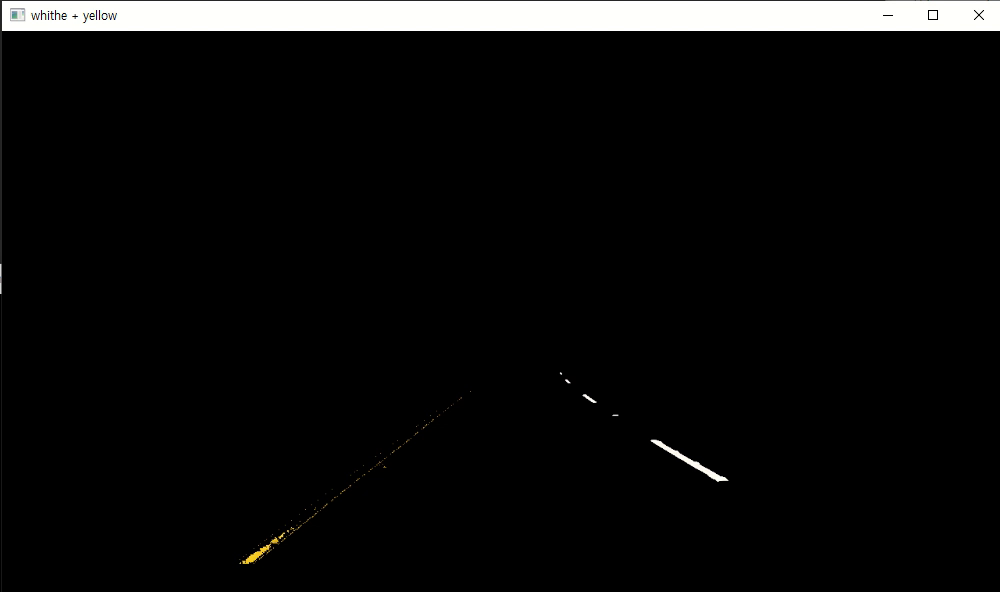
#> input picture frame 0 of Project/OpenCv_210929_YJH/videos/challenge_노랑, 흰색 추출.mp4, 1000 x 592 px, given in place of challenge.mp4, which was not available
$ python '210927_test_2(노랑,흰색).py'
#> lines starting #> are read from the running program, lines starting #| are printed output that depends on the picture; after the words box and inside, x2 and y2 are one past the last pixel; in counts of white or black regions, pixels touching at a corner belong together; pictures that were not available may be replaced by others from this repository, and a replacement may not be noted
### 노랑, 흰색 추출
import cv2
import numpy as np

def standard(src, size):  ## src = 불러온 이미지 소스 , size = 변경할 크기
    max = 0

    if size < src.shape[0] or size < src.shape[1]:
        if src.shape[0] > src.shape[1]:
            max = src.shape[0]
        elif src.shape[1] > src.shape[0]:
            max = src.shape[1]
        else:
            max = src.shape[0]
    else:
        print("확대 불가")
        max = size

    # print("원래이미지 h, w",src.shape[0],src.shape[1])

    scale = size / max
    return scale

def imgsize(src, size): ## src = 불러온 이미지 소스 , size = 변경할 크기
    scale = standard(src, size)
    return scale,cv2.resize(src, None, fx=scale, fy=scale)

name = 'challenge'
capture = cv2.VideoCapture(f'videos/{name}.mp4')
video_length = int(capture.get(cv2.CAP_PROP_FRAME_COUNT))

trap_bottom_width_p1 = 1.
trap_bottom_width_p2 = .0
trap_top_width_p1 = .45
trap_top_width_p2 = .55
trap_height_p1 = .6
trap_height_p2 = 1.

lower = 180
upper = 255
lower_white = (lower, lower, lower)
upper_white = (upper, upper, upper)

lower_yellow = (15, 100, 100)
upper_yellow = (40, 255, 255)

thr_lower = 0
thr = 255

if capture.isOpened() == False:
    print("카메라를 열 수 없습니다.")
    exit(1)

startpoint = 0
capture.set(cv2.CAP_PROP_POS_FRAMES, startpoint)

while True:
    ret, img_src = capture.read()
#> img_src is the input picture: shape (592, 1000, 3); mean B, G, R 13, 13.2, 13.2
    img_dst = img_src.copy()

    ## 사다리꼴
    img_mask = np.zeros_like(img_src)

    height, width = img_src.shape[:2]
#> height = 592; width = 1000

    pts = np.array([[(int(width * trap_bottom_width_p1), int(height * trap_height_p2))], ## 우측 아래
                   [(int(width * trap_bottom_width_p2), int(height * trap_height_p2))], ## 좌측 아래
                   [(int(width * trap_top_width_p1), int(height * trap_height_p1))], ## 좌측 상단
                   [(int(width * trap_top_width_p2), int(height * trap_height_p1))]], ## 우측 상단
                  dtype=np.int32)

    src = cv2.fillPoly(img_mask, [pts], (255, 255, 255))
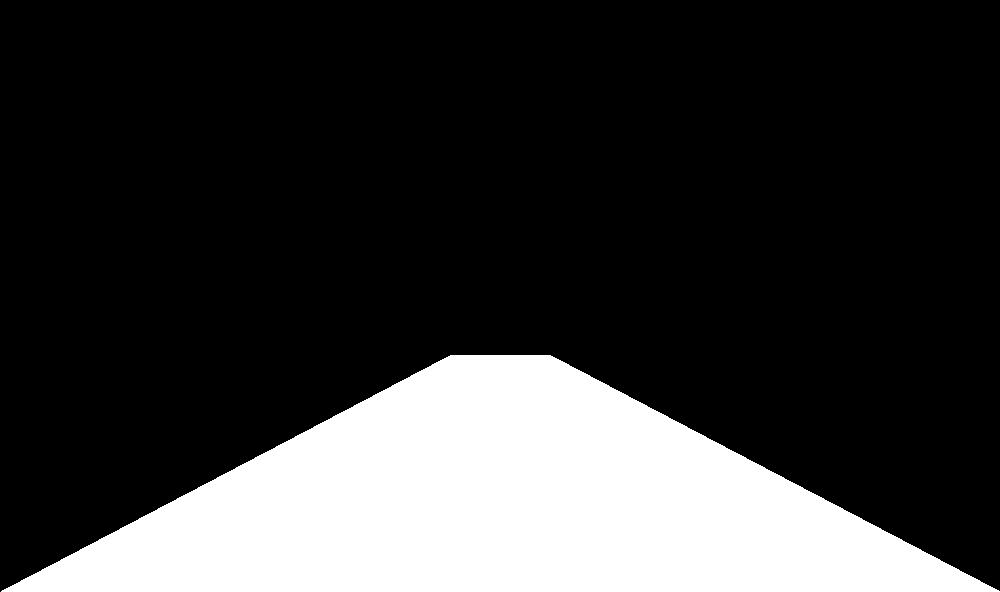
#> img_mask: shape (592, 1000, 3); 22.1% white; 1 white region, box (x1, y1, x2, y2) and area: (1, 355, 1000, 592) 130563

    img_bit = cv2.bitwise_and(img_src, src)
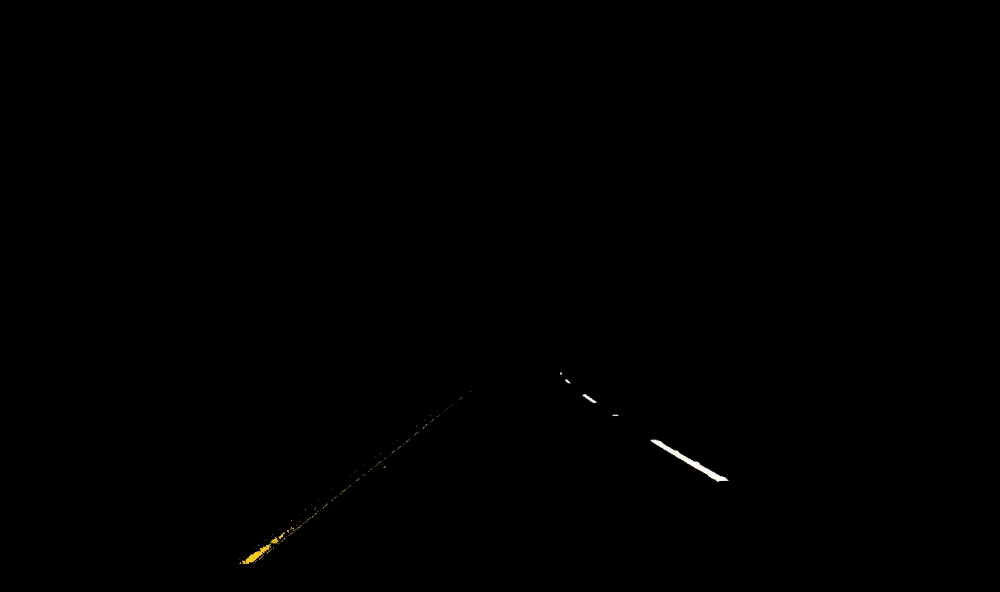
#> img_bit: shape (592, 1000, 3); mean B, G, R 0.2, 0.3, 0.3
    ## 사다리꼴

    ## 색삭 추출
    img_bit_w = cv2.inRange(img_bit, lower_white, upper_white)
#> img_bit_w: shape (592, 1000); 0.07% white; 5 white regions (3 under 20 px), largest, box (x1, y1, x2, y2) and area: (651, 440, 728, 482) 397, (583, 394, 596, 403) 31
    img_bit_w_b = cv2.bitwise_and(img_bit, img_bit, mask=img_bit_w)

    img_bit_y = cv2.inRange(img_bit, lower_yellow, upper_yellow)
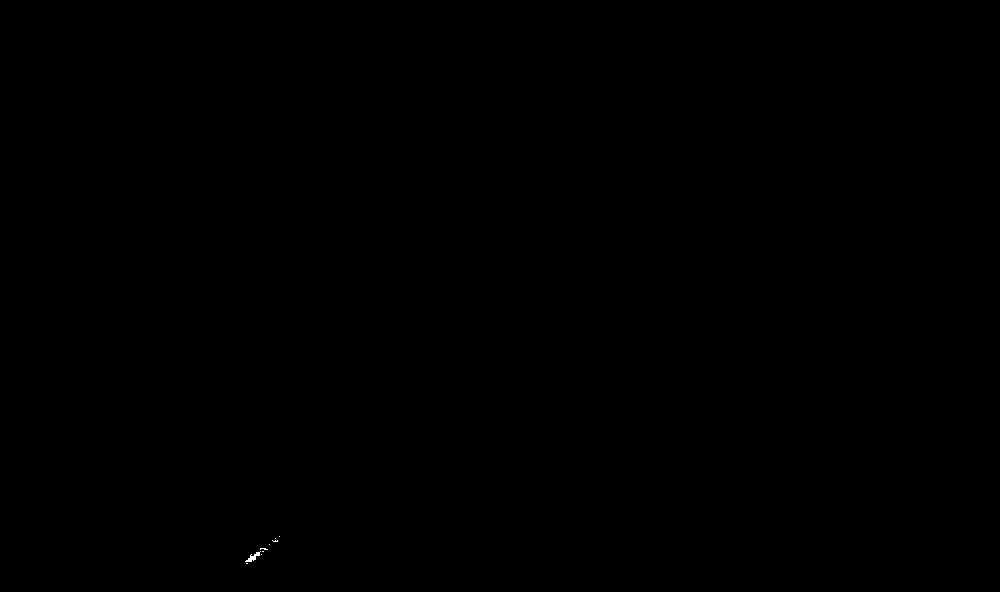
#> img_bit_y: shape (592, 1000); 0.02% white; 9 white regions (8 under 20 px), largest, box (x1, y1, x2, y2) and area: (245, 551, 261, 562) 65
    img_bit_y_b = cv2.bitwise_and(img_bit, img_bit, mask=img_bit_y)

    img_bit_wy = cv2.addWeighted(img_bit_w, 1., img_bit_y, 1., 0.)
#> img_bit_wy: shape (592, 1000); 0.09% white; 14 white regions (11 under 20 px), largest, box (x1, y1, x2, y2) and area: (651, 440, 728, 482) 397, (245, 551, 261, 562) 65, (583, 394, 596, 403) 31
    img_bit_wy_b = cv2.bitwise_and(img_bit, img_bit, mask=img_bit_wy)
    ## 색삭 추출 end

    ## 사이즈
    _, img_bit_wy_b = imgsize(img_bit_wy_b, 1000)
#> in imgsize, `scale = standard(src, size)`: scale = 1
    ## 사이즈

    cv2.imshow('whithe + yellow', img_bit_wy_b) # 2번답

    key = cv2.waitKey(30) # 33ms마다
#> (key Esc is pressed here)

    if key == 27:         # Esc 키
        break

capture.release()
cv2.destroyAllWindows()
